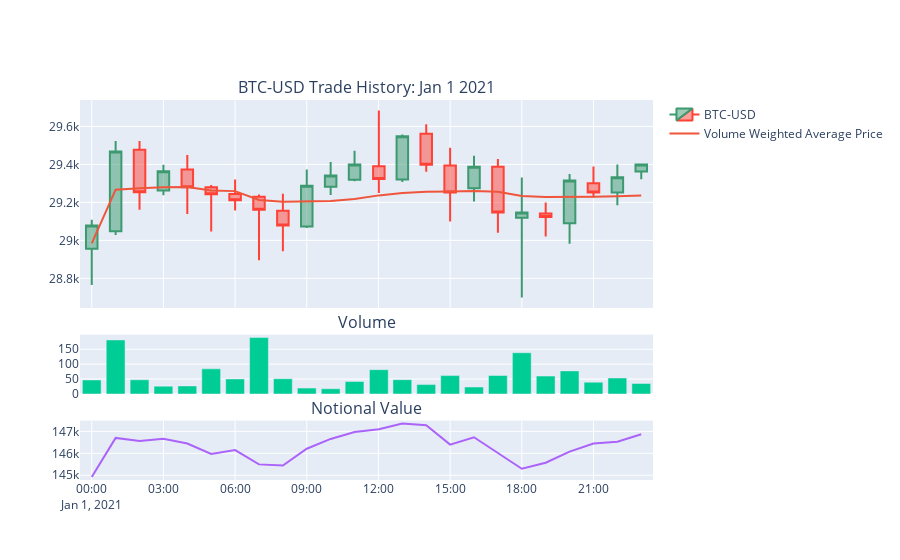

Notebook source saved alongside this figure:
### Code cell
fig = make_subplots(rows=3, cols=1, shared_xaxes=True, 
               vertical_spacing=0.07, subplot_titles=('BTC-USD Trade History: Jan 1 2021', 'Volume', 'Notional Value'), 
               row_width=[0.2, 0.2, 0.7])

fig.add_trace(go.Candlestick(x=trading_history['start_time'],
                open=trading_history['Open'],
                high=trading_history['High'],
                low=trading_history['Low'],
                close=trading_history['Close'],
                name='BTC-USD'), row=1, col=1)

fig.add_trace(go.Scatter(
    x=trading_history['start_time'],
    y=trading_history['VWAP'],
    name='Volume Weighted Average Price'), row=1, col=1)

fig.add_trace(go.Bar(x=trading_history['start_time'], 
                     y=trading_history['Volume'], 
                     showlegend=False), row=2, col=1)

fig.add_trace(go.Scatter(x=trading_history['start_time'], 
                         y=trading_history['Notional_Value'],
                         name='Notional Value',
                         showlegend=False), row=3, col=1)

fig.update_layout(xaxis_rangeslider_visible=False)
fig.show()
